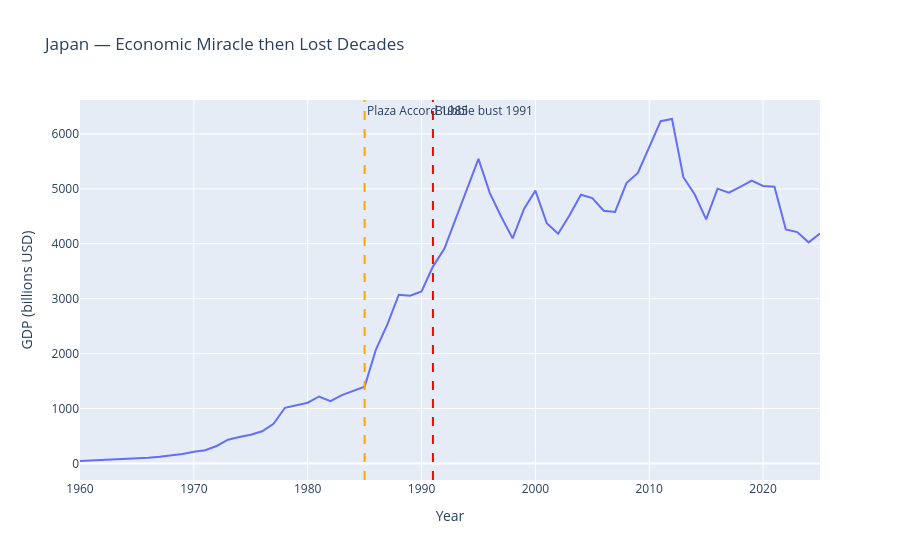

This figure's notebook cell:
### Code cell
# Japan's Lost Decades
sel = full_data[full_data['Country'] == 'Japan']
fig = px.line(sel, x='Year', y='GDP',
              title="Japan — Economic Miracle then Lost Decades")
fig.add_vline(x=1985, line_dash='dash', line_color='orange',
              annotation_text='Plaza Accord 1985')
fig.add_vline(x=1991, line_dash='dash', line_color='red',
              annotation_text='Bubble bust 1991')
fig.update_layout(yaxis_title='GDP (billions USD)')
fig.show()

### Figure 1 — Plotly figure (JSON) as saved in the notebook; plotly's stock layout.template omitted (floating-point values rounded to 4 significant figures)
{"data": [{"hovertemplate": "Year=%{x}<br>GDP=%{y}<extra></extra>", "legendgroup": "", "line": {"color": "#636efa", "dash": "solid"}, "marker": {"symbol": "circle"}, "mode": "lines", "name": "", "orientation": "v", "showlegend": false, "type": "scatter", "x": [1960, 1961, 1962, 1963, 1964, 1965, 1966, 1967, 1968, 1969, 1970, 1971, 1972, 1973, 1974, 1975, 1976, 1977, 1978, 1979, 1980, 1981, 1982, 1983, 1984, 1985, 1986, 1987, 1988, 1989, 1990, 1991, 1992, 1993, 1994, 1995, 1996, 1997, 1998, 1999, 2000, 2001, 2002, 2003, 2004, 2005, 2006, 2007, 2008, 2009, 2010, 2011, 2012, 2013, 2014, 2015, 2016, 2017, 2018, 2019, 2020, 2021, 2022, 2023, 2024, 2025], "xaxis": "x", "y": [44.31, 53.51, 60.72, 69.5, 81.75, 90.95, 105.6, 123.8, 146.6, 172.2, 212.6, 240.2, 318.0, 432.1, 479.6, 521.5, 586.2, 721.4, 1014.0, 1055.0, 1105.0, 1219.0, 1135.0, 1243.0, 1318.0, 1399.0, 2079.0, 2533.0, 3072.0, 3055.0, 3133.0, 3584.0, 3909.0, 4454.0, 4999.0, 5546.0, 4923.0, 4492.0, 4098.0, 4636.0, 4968.0, 4375.0, 4183.0, 4520.0, 4893.0, 4831.0, 4602.0, 4580.0, 5107.0, 5289.0, 5759.0, 6233.0, 6272.0, 5212.0, 4897.0, 4445.0, 5004.0, 4931.0, 5037.0, 5149.0, 5054.0, 5039.0, 4262.0, 4213.0, 4026.0, 4186.0], "yaxis": "y"}], "layout": {"annotations": [{"showarrow": false, "text": "Plaza Accord 1985", "x": 1985, "xanchor": "left", "xref": "x", "y": 1, "yanchor": "top", "yref": "y domain"}, {"showarrow": false, "text": "Bubble bust 1991", "x": 1991, "xanchor": "left", "xref": "x", "y": 1, "yanchor": "top", "yref": "y domain"}], "legend": {"tracegroupgap": 0}, "shapes": [{"line": {"color": "orange", "dash": "dash"}, "type": "line", "x0": 1985, "x1": 1985, "xref": "x", "y0": 0, "y1": 1, "yref": "y domain"}, {"line": {"color": "red", "dash": "dash"}, "type": "line", "x0": 1991, "x1": 1991, "xref": "x", "y0": 0, "y1": 1, "yref": "y domain"}], "title": {"text": "Japan — Economic Miracle then Lost Decades"}, "xaxis": {"anchor": "y", "domain": [0.0, 1.0], "title": {"text": "Year"}}, "yaxis": {"anchor": "x", "domain": [0.0, 1.0], "title": {"text": "GDP (billions USD)"}}}}
